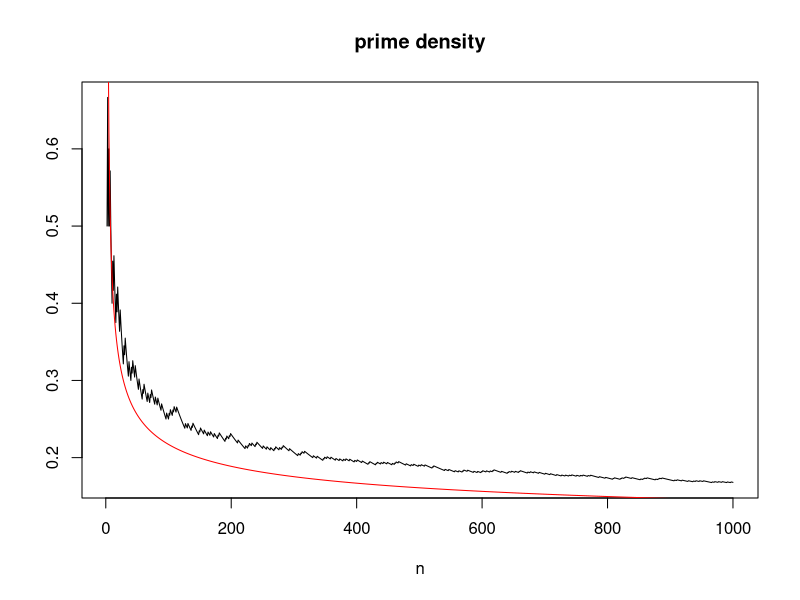

The R source for this figure:
## ---- chunk 1
quad3 <- function(a0, a1, a2) {
  if(a2 == 0 && a1 == 0 && a0 == 0) {
    
    roots <- NA
    
  } else if (a2 == 0 && a1 == 0 ) {
    
    roots <- NULL
    
  } else if ( a2 == 0 ) {
    
    roots <- -a0/a1
    
  } else {
    
    discrim <- a1^2 - 4*a2*a0
    
    if (discrim > 0) {
      
      roots <- (-a1 +c(1,-1) * sqrt(a1^2-4*a2*a0))/(2*a2)
      
    } else if (discrim == 0) {
      
      roots <- -a1/(2*a2)
      
    } else {
      
      roots <- NULL
      
    }
  }
  
  roots  # return(roots)로 작성 가능
  
}
## ---- chunk 2
quad3(6, -5, 1)
## ---- chunk 3
n_factorial <-function(n) {
  n_fact <- prod(1:n)
  return(n_fact)
}
n_choose_r <- function(n, r) {
  n_ch_r <- n_factorial(n) / n_factorial(r) / n_factorial(n-r)
  return(n_ch_r)
}
## ---- chunk 4
n_choose_r(10,6)
## ---- chunk 5
n_choose_r(10,4)
## ---- chunk 6
wmean <- function(x, k) {
  x <- sort(x)
  n <- length(x)
  x[1:k] <- x[k + 1]
  x[(n - k + 1):n] <- x[n - k]
  mean(x)
}
## ---- chunk 7
test <- function(x) {
  y <- x+1
  return(y)
}
test(1)
## ---- chunk 8
test2 <- function(x) {
  y <- x + z
  return(y)
}
z <- 1
test2(1)
z <- 2
test2(1)
## ---- chunk 9
test3 <- function(x = 1, y = 1, z = 1) {
  return(x * 100 + y * 10 + z)
}
test3(2, 2)
test3(y = 2, z = 2)
## ---- chunk 10
k <- 3
k
## ---- chunk 11
# `<-` is a function name
`<-`(k, 4)    # k <- 4
k
## ---- chunk 12
animals <- c("cow", "dog", "cat", "pig")
## ---- chunk 13
animals[3]
## ---- chunk 14
`[`(animals, 3)
## ---- chunk 15
(animals <- `[<-`(animals, 4, "duck"))
## ---- chunk 16
x <- 3
y <- 4
x + y
## ---- chunk 17
# functional form of arithmetic expression, which is equal to x + y
`+`(x, y)
## ---- chunk 18
if (x > y) print("x is larger than y") else print("y is larger than x")
## ---- chunk 19
# functional form of if-then expression
`if`(x > y, print("x is larger than y"), print("y is larger than x"))
## ---- chunk 20
f <- function(x, y) c(x + 1, y + 2)
f(1,2)
## ---- chunk 21
f
## ---- chunk 22
sapply(1:5, sqrt)
## ---- chunk 23
sqrt(1:5)
## ---- chunk 24
(function(x) x^2 + 1)(10)
## ---- chunk 25
sapply(1:10, function(x) x^2 + 1)
## ---- chunk 26
sapply(1:4, function(x) paste0("a", x))
## ---- chunk 27
m <- matrix(1:9, nrow = 3, byrow = T)
sapply(1:3, function(x) sum(m[x, ]))   # equivalent to rowSums(m)
## ---- chunk 28
prime <- function(n) {
  if (n == 1) {
    is.prime <- FALSE
  } else if (n == 2) {
    is.prime <- TRUE
  } else {
    is.prime <- TRUE
    for (m in 2:(n/2)) {
      if ( n%%m == 0 ) is.prime <- FALSE
    }
  }
  return(is.prime)
}
## ---- chunk 29
x <- 1:22
y <- sapply(x, prime)
y
## ---- chunk 30
tapply(x, y, length)
## ---- chunk 31
n <- 1000
m.vec <- 2:n
primes <- sapply(m.vec, prime)
num.primes <- cumsum(primes)
plot(m.vec, num.primes/m.vec, type = "l", main = "prime density", xlab = "n", ylab = "")
lines(m.vec, 1/log(m.vec), col= "red")
## ---- chunk 32
nfact2 <- function(n) {
  if (n==1) {
    cat("called nfact2(1)\n")
    return(1)
  } else {
    cat("called nfact2(", n, ")\n", sep="")
    return(n*nfact2(n-1))
  }
}
## ---- chunk 33
total <- 0
n <- 10
for (i in 1:n) total <- total + i
total
## ---- chunk 34
sum_n <- function(n){
  if (n == 1) 1
  else n + sum_n(n - 1)
}
sum_n(10)
## ---- chunk 35
total <- 0
sum_n <- function(n){
  total <<- total + n
  if(n > 1) sum_n(n - 1)
}
sum_n(10)
total
## ---- chunk 36
primesieve <- function(sieved, unsieved) {
  
  p <- unsieved[1]
  n <- unsieved[length(unsieved)]
  
  if ( p^2 > n ) {  
    
    return(c(sieved, unsieved))
    
  } else {
    
    unsieved <- unsieved[unsieved %% p != 0] # unsieved 리스트에서 p의 배수를 제거
    sieved <- c(sieved, p) # sieved 리스트에 p를 추가하여 소수로 확인된 숫자에 포함
    return(primesieve(sieved, unsieved))
    
  }
}

## ---- chunk 37
primesieve(2, 3:100)
